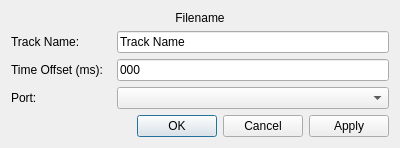
<?xml version="1.0" encoding="UTF-8"?>
<ui version="4.0">
 <class>MotorDialog</class>
 <widget class="QDialog" name="MotorDialog">
  <property name="geometry">
   <rect>
    <x>0</x>
    <y>0</y>
    <width>400</width>
    <height>140</height>
   </rect>
  </property>
  <property name="windowTitle">
   <string>Track Properties</string>
  </property>
  <layout class="QVBoxLayout" name="verticalLayout">
   <item>
    <widget class="QLabel" name="filenameLbl">
     <property name="maximumSize">
      <size>
       <width>16777215</width>
       <height>20</height>
      </size>
     </property>
     <property name="text">
      <string>Filename</string>
     </property>
     <property name="alignment">
      <set>Qt::AlignCenter</set>
     </property>
    </widget>
   </item>
   <item>
    <layout class="QFormLayout" name="formLayout">
     <item row="0" column="0">
      <widget class="QLabel" name="nameLbl">
       <property name="minimumSize">
        <size>
         <width>100</width>
         <height>0</height>
        </size>
       </property>
       <property name="text">
        <string>Track Name:</string>
       </property>
      </widget>
     </item>
     <item row="0" column="1">
      <widget class="QLineEdit" name="nameBox">
       <property name="text">
        <string>Track Name</string>
       </property>
      </widget>
     </item>
     <item row="1" column="0">
      <widget class="QLabel" name="offsetLbl">
       <property name="text">
        <string>Time Offset (ms):</string>
       </property>
      </widget>
     </item>
     <item row="1" column="1">
      <widget class="QLineEdit" name="offsetBox">
       <property name="text">
        <string>000</string>
       </property>
      </widget>
     </item>
     <item row="2" column="0">
      <widget class="QLabel" name="portLbl">
       <property name="text">
        <string>Port:</string>
       </property>
      </widget>
     </item>
     <item row="2" column="1">
      <widget class="QComboBox" name="portCB"/>
     </item>
    </layout>
   </item>
   <item>
    <widget class="QDialogButtonBox" name="buttonBox">
     <property name="orientation">
      <enum>Qt::Horizontal</enum>
     </property>
     <property name="standardButtons">
      <set>QDialogButtonBox::Apply|QDialogButtonBox::Cancel|QDialogButtonBox::Ok</set>
     </property>
    </widget>
   </item>
  </layout>
 </widget>
 <resources/>
 <connections>
  <connection>
   <sender>buttonBox</sender>
   <signal>accepted()</signal>
   <receiver>MotorDialog</receiver>
   <slot>accept()</slot>
   <hints>
    <hint type="sourcelabel">
     <x>248</x>
     <y>254</y>
    </hint>
    <hint type="destinationlabel">
     <x>157</x>
     <y>274</y>
    </hint>
   </hints>
  </connection>
  <connection>
   <sender>buttonBox</sender>
   <signal>rejected()</signal>
   <receiver>MotorDialog</receiver>
   <slot>reject()</slot>
   <hints>
    <hint type="sourcelabel">
     <x>316</x>
     <y>260</y>
    </hint>
    <hint type="destinationlabel">
     <x>286</x>
     <y>274</y>
    </hint>
   </hints>
  </connection>
 </connections>
</ui>
